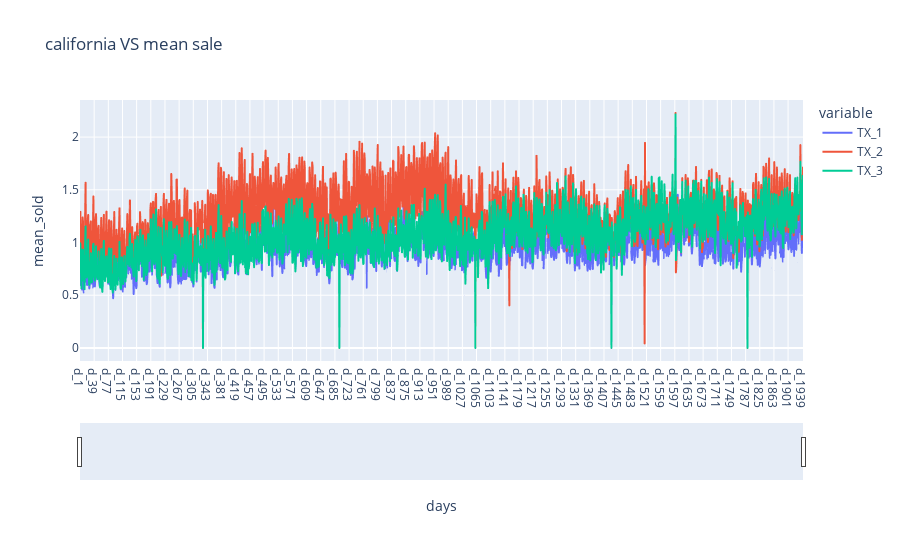

The code cell stored with this chart in its notebook:
### Code cell
import plotly.express as px
import pandas as pd

fig = px.line(data,x='d', y=data.columns, title='california VS mean sale')
fig.update_xaxes(rangeslider_visible=True)
fig.update_xaxes(title_text='days')
fig.update_yaxes(title_text='mean_sold')
fig.show()

### Figure 1 — Plotly figure (JSON) as saved in the notebook; plotly's stock layout.template omitted (floating-point values rounded to 4 significant figures; data arrays with more than 128 entries replaced by an {"elided": "..."} marker saying what was removed)
{"data": [{"hovertemplate": "variable=TX_1<br>d=%{x}<br>value=%{y}<extra></extra>", "legendgroup": "TX_1", "line": {"color": "#636efa", "dash": "solid"}, "marker": {"symbol": "circle"}, "mode": "lines", "name": "TX_1", "showlegend": true, "type": "scattergl", "x": {"elided": "1941 str values"}, "xaxis": "x", "y": {"elided": "1941 float values"}, "yaxis": "y"}, {"hovertemplate": "variable=TX_2<br>d=%{x}<br>value=%{y}<extra></extra>", "legendgroup": "TX_2", "line": {"color": "#EF553B", "dash": "solid"}, "marker": {"symbol": "circle"}, "mode": "lines", "name": "TX_2", "showlegend": true, "type": "scattergl", "x": {"elided": "1941 str values"}, "xaxis": "x", "y": {"elided": "1941 float values"}, "yaxis": "y"}, {"hovertemplate": "variable=TX_3<br>d=%{x}<br>value=%{y}<extra></extra>", "legendgroup": "TX_3", "line": {"color": "#00cc96", "dash": "solid"}, "marker": {"symbol": "circle"}, "mode": "lines", "name": "TX_3", "showlegend": true, "type": "scattergl", "x": {"elided": "1941 str values"}, "xaxis": "x", "y": {"elided": "1941 float values"}, "yaxis": "y"}], "layout": {"legend": {"title": {"text": "variable"}, "tracegroupgap": 0}, "title": {"text": "california VS mean sale"}, "xaxis": {"anchor": "y", "domain": [0, 1], "rangeslider": {"visible": true}, "title": {"text": "days"}}, "yaxis": {"anchor": "x", "domain": [0, 1], "title": {"text": "mean_sold"}}}}
